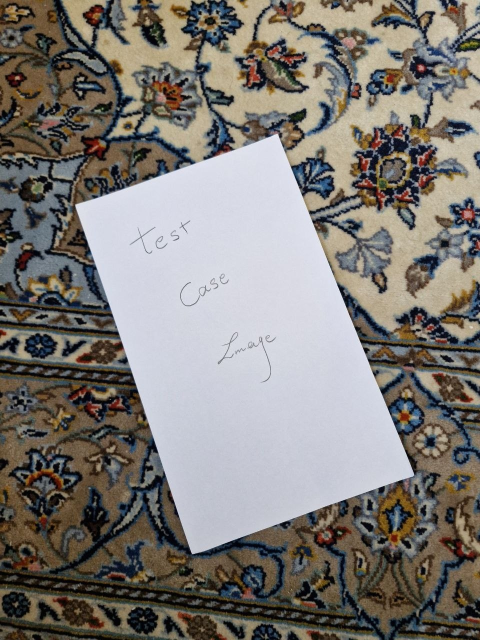
#> input picture photos/test1.jpg, 960 x 1280 px (shown at 1/2 size); the run also reads 2 pictures not shown here
$ python oopCamScanner.py
#> lines starting #> are read from the running program, lines starting #| are printed output that depends on the picture
import cv2
import numpy as np

class CamScanner:
    def __init__(self,image_address):
        self.image = cv2.imread(image_address)
        self.resize = cv2.resize(self.image,(300,400),interpolation = cv2.INTER_AREA)
    def order_points(self,points):
        points = points.reshape(4, 2)

        center = np.mean(points, axis=0)


        for point in points:
            x = point[0]
            y = point[1]
            if x < center[0] and y < center[1] :
                top_left = point

            elif x > center[0] and y > center[1] :
                bottom_right = point

            elif x > center[0] and y < center[1] :
                top_right = point

            elif x < center[0] and y > center[1] :
                bottom_left = point


        order_points = np.array([top_left,top_right,bottom_right,bottom_left],dtype = np.float32)
        return order_points

    def scan_image(self):
        gray = cv2.cvtColor(self.resize,cv2.COLOR_BGR2GRAY)
        blur = cv2.bilateralFilter(gray, 9, 75, 75)
        canny = cv2.Canny(blur, 40, 120)
        dilated_edges = cv2.morphologyEx(canny, cv2.MORPH_CLOSE,  np.ones((5, 5), np.uint8), iterations=2)

        contours,hiearchy = cv2.findContours(dilated_edges,cv2.RETR_LIST,cv2.CHAIN_APPROX_SIMPLE)
        contours = sorted(contours, key=cv2.contourArea, reverse=True)

        best_contour = None

        for contour in contours:
            approx = cv2.approxPolyDP(contour,0.02*cv2.arcLength(contour,True),True)
            if len(approx)==4 and cv2.contourArea(contour)>500 :
                best_contour = approx
                break
        if best_contour is None:
            print("contour not found")
            return None

        order = self.order_points(best_contour)
        paper = np.float32([[0, 0], [300, 0], [300, 400], [0, 400]])
        M = cv2.getPerspectiveTransform(order, paper)
        warped = cv2.warpPerspective(self.resize, M, (300, 400))
        return warped

test_images = ['photos/test1.jpg', 'photos/test2.jpg', 'photos/test3.jpg', 'photos/test4.jpg']

for img_address in test_images:
    scanner = CamScanner(img_address)
    scanned = scanner.scan_image()

    if scanned is not None:
        cv2.imshow(f"Result: {img_address}", scanned)
        cv2.waitKey(0)
#> this loop made 4 passes
#> hiearchy in scan_image on passes 2 to 3: [[1, -1, -1, -1], [-1, 0, -1, -1]], [[1, -1, -1, -1], [-1, 0, -1, -1]]
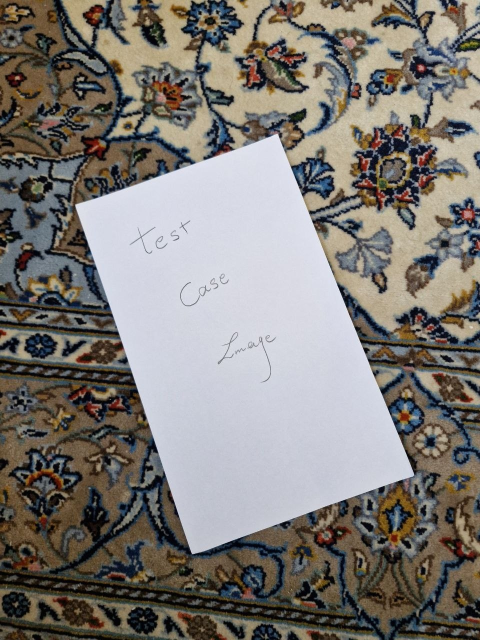
#> input picture photos/test1.jpg, 960 x 1280 px (shown at 1/2 size)
#> pass 1, in __init__, `self.resize = cv2.resize(self.image,(300,400),interpolation = cv2.INTE..`:
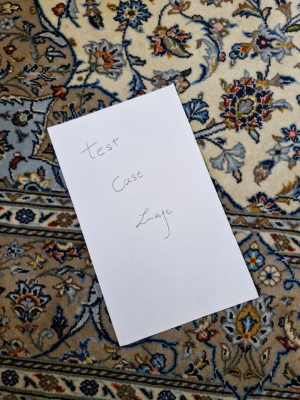
#> self.resize: shape (400, 300, 3); mean B, G, R 118.1, 122.8, 127.2
#> pass 1, in scan_image, `gray = cv2.cvtColor(self.resize,cv2.COLOR_BGR2GRAY)`:
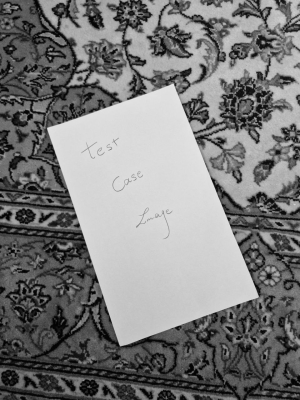
#> gray: shape (400, 300); min 2, max 232, mean 123.6
#> pass 1, in scan_image, `blur = cv2.bilateralFilter(gray, 9, 75, 75)`:
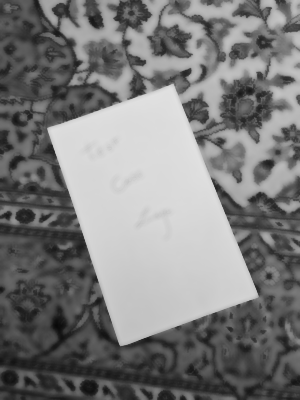
#> blur: shape (400, 300); min 8, max 225, mean 123.9
#> pass 1, in scan_image, `canny = cv2.Canny(blur, 40, 120)`:
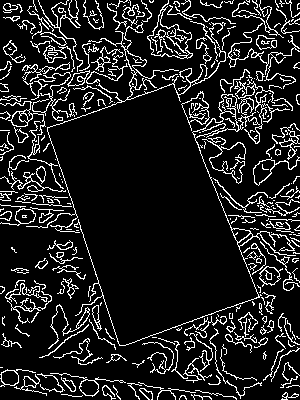
#> canny: shape (400, 300); 12.7% white in thin lines or dots
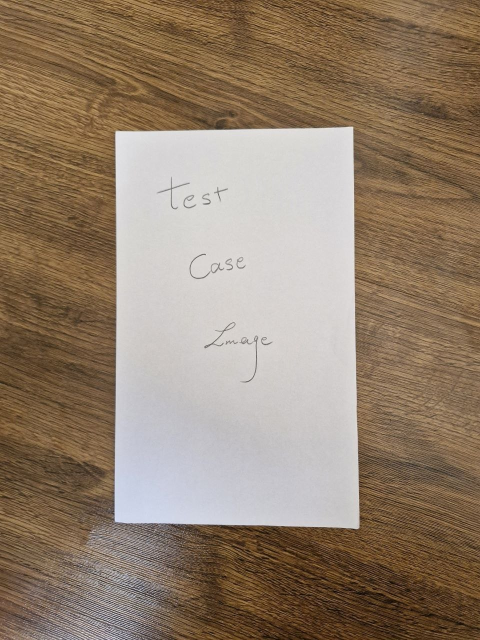
#> input picture photos/test2.jpg, 960 x 1280 px (shown at 1/2 size)
